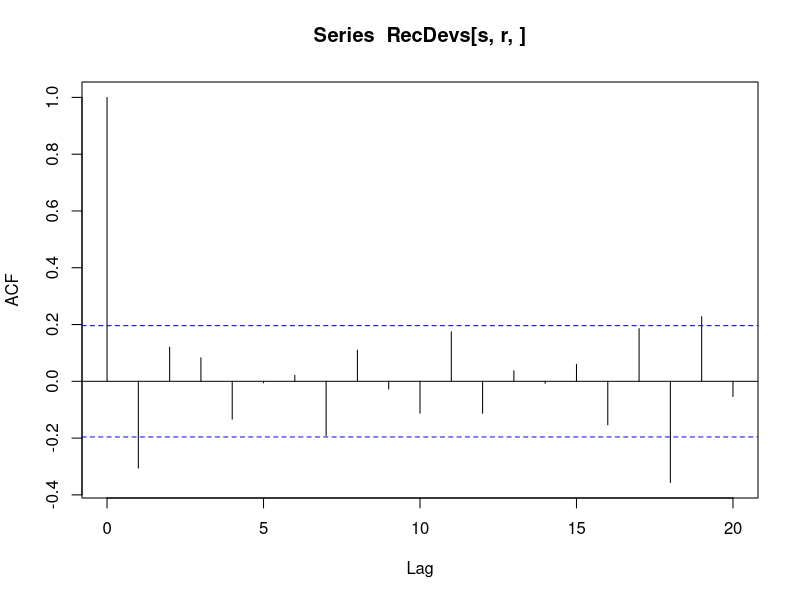
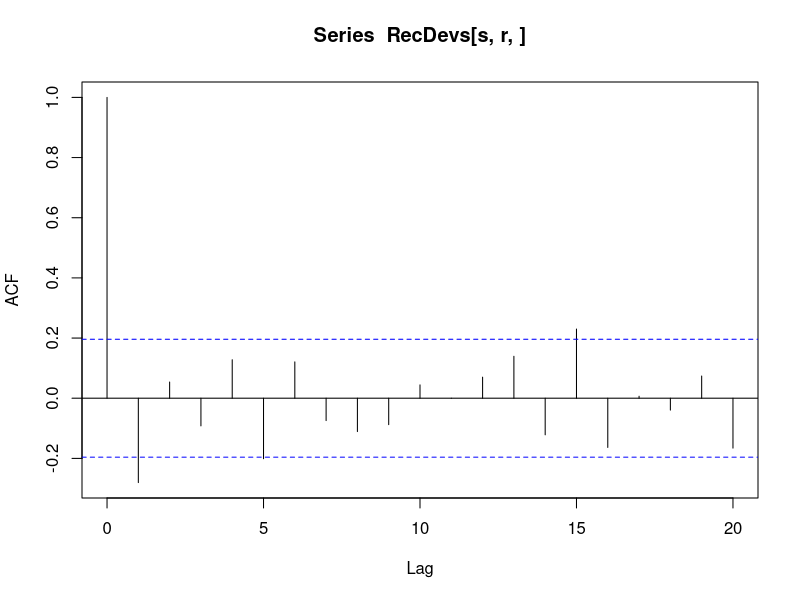
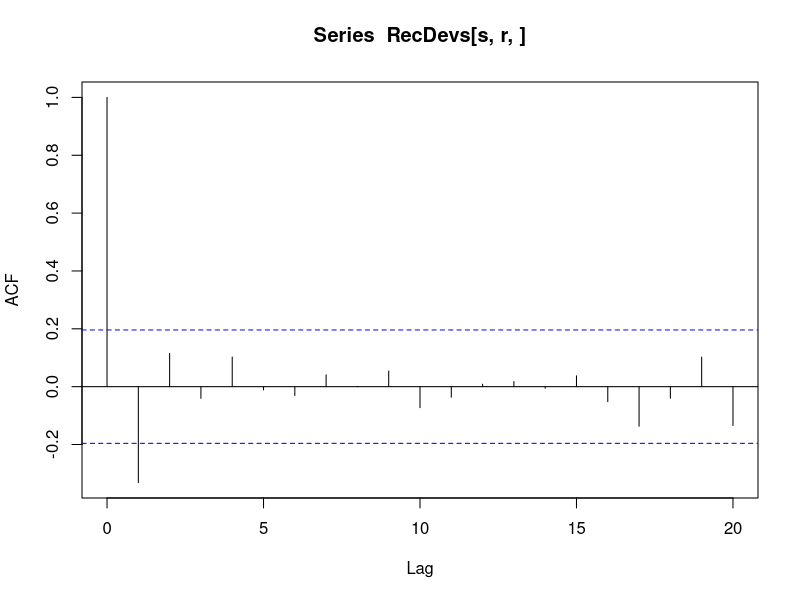
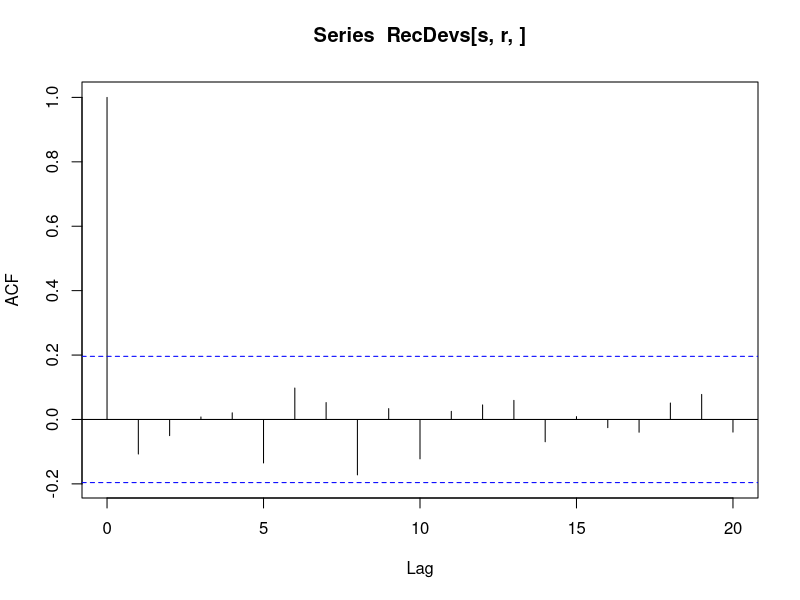
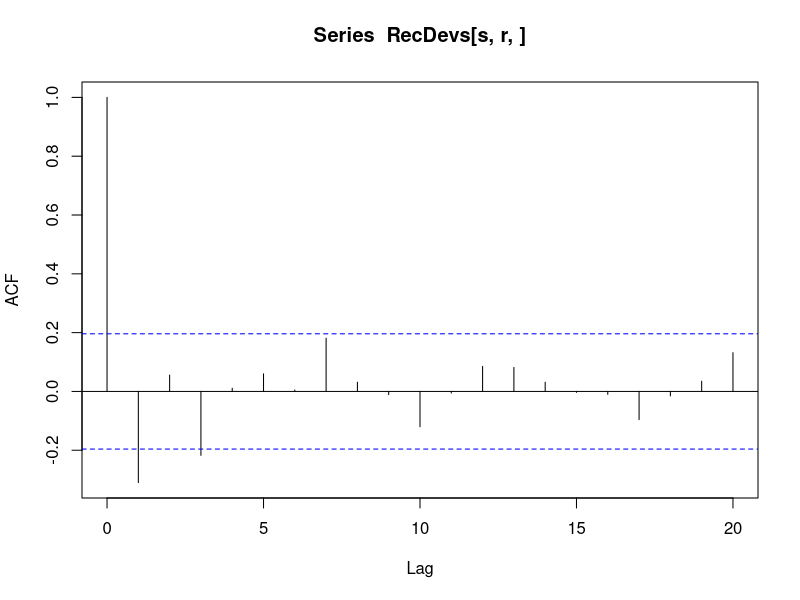
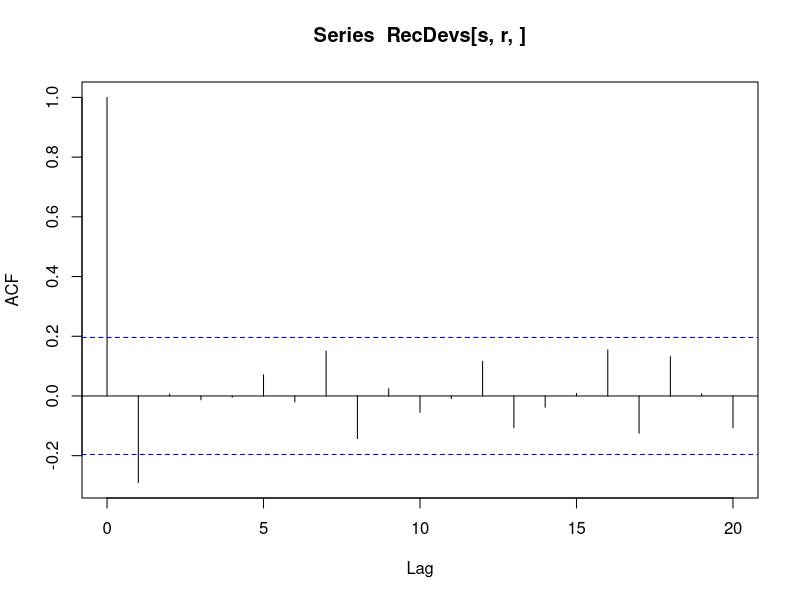
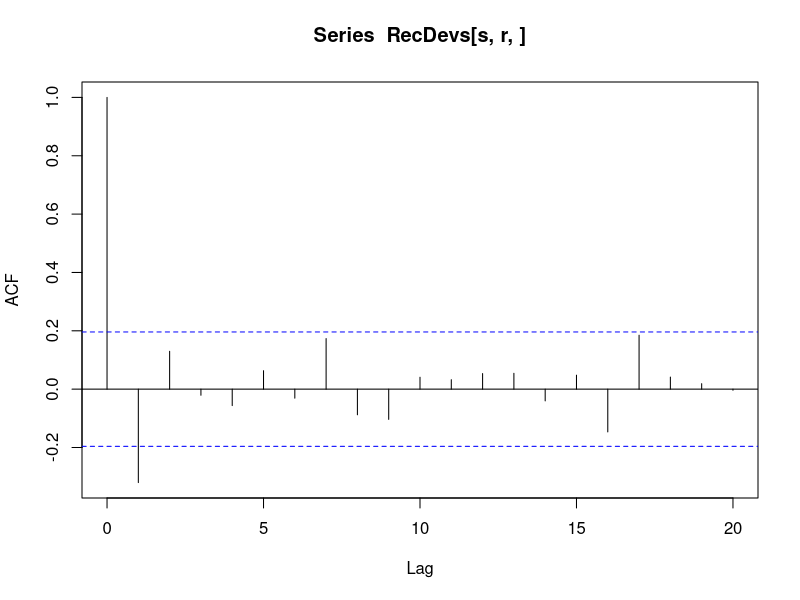
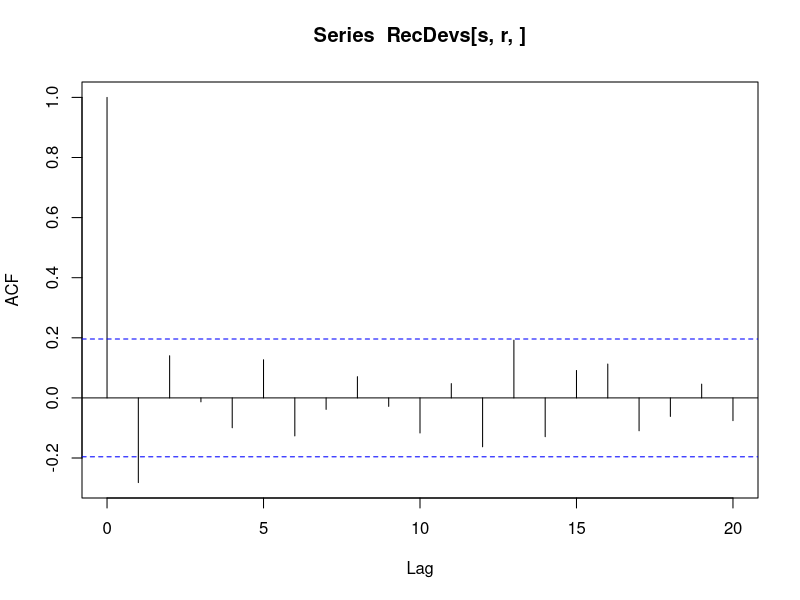

Write R code to recreate these figures, in order.

# MLE function
NLL = function( parvec, recdev, returntype="NLL" ){
  sigmar = exp(parvec[1])
  AR = plogis(parvec[2])*2 - 1
  NLL = 0
  for(t in 1:length(recdev)){
    if(t==1) NLL = NLL - dnorm(recdev[t], mean=0, sd=sigmar, log=TRUE)
    if(t>=2) NLL = NLL - dnorm(recdev[t], mean=AR*recdev[t-1], sd=sigmar*sqrt(1-AR^2), log=TRUE)
  }
  if(returntype=="NLL") Return = NLL
  if(returntype=="Params") Return = c("sigmar"=sigmar, "AR"=AR)
  return( Return )
}

# Settings
SigmaR = 0.5
AR_set = c(-0.25, 0, 0.25, 0.5, 0.75, 0.9)
n_years = 100
n_reps = 50

# Generate rec-devs
RecDevs = array(NA, dim=c(length(AR_set),n_reps,n_years))
for(s in 1:length(AR_set)){
for(r in 1:n_reps){
for(t in 1:n_years){
  if(t==1) RecDevs[s,r,t] = rnorm(1, mean=0, sd=SigmaR)
  if(t>=2) RecDevs[s,r,t] = rnorm(1, mean=AR_set[s]*RecDevs[s,r,t-1], sd=SigmaR*sqrt(1-AR_set[s]^2))
}}}

# Compare MLE vs. estimator used in "external" method
Results = array(NA,dim=c(length(AR_set),n_reps,3),dimnames=list(NULL,NULL,c("True","MLE","external")))
for(s in 1:length(AR_set)){
for(r in 1:n_reps){
  Results[s,r,'True'] = AR_set[s]
  Results[s,r,'external'] = acf( RecDevs[s,r,] )$acf[2]
  # Calculate MLE
  Opt = nlminb( start=c(0,0), recdev=RecDevs[s,r,], objective=NLL)
  ParHat = NLL( Opt$par, recdev=RecDevs[s,r,], returntype="Params")
  Results[s,r,'MLE'] = ParHat['AR']
}}

# Plot results
png( file="Experiment_comparing_MLE_and_external_estimators.png", width=10, height=2, res=200, units="in")
  par( mfrow=c(1,length(AR_set)), mar=c(1,1,2,0), mgp=c(1.75,0.25,0), tck=-0.02, oma=c(2,2,0,0))
  for(s in 1:length(AR_set)){
    plot( x=Results[s,,'external'], y=Results[s,,'MLE'], main=paste0("AR=",AR_set[s]), xlim=c(-1,1), ylim=c(-1,1), xlab="", ylab="")
    abline( a=0, b=1)
  }
  mtext(side=1, outer=TRUE, text="using acf function", line=0.5)
  mtext(side=2, outer=TRUE, text="MLE", line=0.5)
dev.off()
